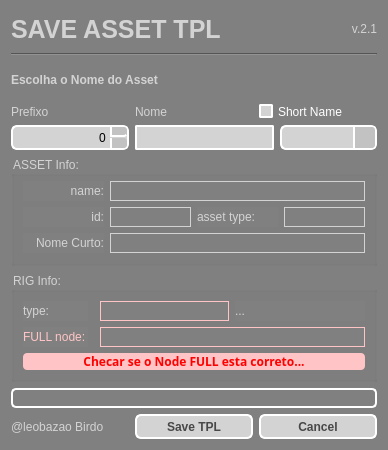
<?xml version="1.0" encoding="UTF-8"?>
<ui version="4.0">
 <class>Form</class>
 <widget class="QWidget" name="Form">
  <property name="geometry">
   <rect>
    <x>0</x>
    <y>0</y>
    <width>388</width>
    <height>450</height>
   </rect>
  </property>
  <property name="windowTitle">
   <string>Save Asset</string>
  </property>
  <property name="styleSheet">
   <string notr="true">QLabel {
	color: lightgray;
}

QWidget{
	background-color: gray;
}

QGroupBox {
	color: lightgray;
}

QSpinBox {
	color: black;
    border: 2px solid white;
	border-radius: 6px;
	background-color: lightgray;
}

QSpinBox::up-button {
    width: 15px;
	background-color: rgb(194, 194, 194);
    border-left: 2px solid white;
	border-bottom: 2px solid white;
    border-top-right-radius: 3px; /* same radius as the QSpinBox */
    border-bottom-right-radius: 3px;
}

QSpinBox::down-button {
    width: 15px;
	background-color: rgb(194, 194, 194);
    border-left: 2px solid white;
	border-up: 2px solid white;
    border-top-right-radius: 3px; /* same radius as the QSpinBox */
    border-bottom-right-radius: 3px;
}

QSpinBox:hover{
    border: 2px solid #05B8CC;
    color: gray;
}

QSpinBox::disabled {
	border-color: darkgray;
	color: gray;
}

QComboBox {
	color: black;
    border: 2px solid white;
    border-radius: 6px;
    padding: 1px 18px 1px 3px;
    min-width: 6em;
}

QComboBox:!editable, QComboBox::drop-down:editable {
     background: lightgray;
}

QComboBox:editable {
     background: lightgray;
}

QComboBox:on { /* shift the text when the popup opens */
    padding-top: 3px;
    padding-left: 4px;
}

QComboBox::drop-down {
    width: 20px;
	background-color: rgb(194, 194, 194);
    border-left-width: 2px;
    border-left-color: white;
    border-left-style: solid; /* just a single line */
    border-top-right-radius: 3px; /* same radius as the QComboBox */
    border-bottom-right-radius: 3px;
}

QComboBox:hover{
    border: 2px solid #05B8CC;
    color: gray;
}

QComboBox QAbstractItemView{
    border: 2px solid white;
	border-radius: 10px;
    color: gray;
	background-color: lightgray;
    selection-background-color: #05B8CC;
	selection-color: white;
	selection-item-border-radius: 2px;
	padding: 3px 3px ;
}

QComboBox::disabled {
	border-color: darkgray;
	color: gray;
}

QScrollBar:vertical {
	border-left-width: 2px solid white;
	border-radius: 5px;
	background-color: rgb(194, 194, 194);
}

QScrollBar::handle:vertical {
 	border: 2px solid white;
	width: 20px;
}

QScrollBar::add-page:vertical, QScrollBar::sub-page:vertical {
 	border: 2px solid white;
	background: rgb(194, 194, 194);
}
</string>
  </property>
  <layout class="QVBoxLayout" name="verticalLayout">
   <item>
    <layout class="QHBoxLayout" name="horizontalLayout_3">
     <item>
      <widget class="QLabel" name="label_7">
       <property name="font">
        <font>
         <pointsize>19</pointsize>
         <weight>75</weight>
         <bold>true</bold>
        </font>
       </property>
       <property name="text">
        <string>SAVE ASSET TPL</string>
       </property>
      </widget>
     </item>
     <item>
      <widget class="QLabel" name="label_11">
       <property name="text">
        <string>v.2.1</string>
       </property>
       <property name="alignment">
        <set>Qt::AlignRight|Qt::AlignTrailing|Qt::AlignVCenter</set>
       </property>
      </widget>
     </item>
    </layout>
   </item>
   <item>
    <widget class="Line" name="line_3">
     <property name="orientation">
      <enum>Qt::Horizontal</enum>
     </property>
    </widget>
   </item>
   <item>
    <widget class="QLabel" name="label_8">
     <property name="font">
      <font>
       <weight>75</weight>
       <bold>true</bold>
      </font>
     </property>
     <property name="styleSheet">
      <string notr="true">QLabel {
	color: lightgray;
}</string>
     </property>
     <property name="text">
      <string>Escolha o Nome do Asset</string>
     </property>
    </widget>
   </item>
   <item>
    <layout class="QGridLayout" name="gridLayout_3">
     <item row="0" column="0">
      <widget class="QLabel" name="label">
       <property name="minimumSize">
        <size>
         <width>0</width>
         <height>0</height>
        </size>
       </property>
       <property name="maximumSize">
        <size>
         <width>16777215</width>
         <height>30</height>
        </size>
       </property>
       <property name="font">
        <font>
         <weight>50</weight>
         <bold>false</bold>
        </font>
       </property>
       <property name="text">
        <string>Prefixo</string>
       </property>
      </widget>
     </item>
     <item row="0" column="1">
      <widget class="QLabel" name="label_3">
       <property name="minimumSize">
        <size>
         <width>0</width>
         <height>0</height>
        </size>
       </property>
       <property name="maximumSize">
        <size>
         <width>16777215</width>
         <height>30</height>
        </size>
       </property>
       <property name="font">
        <font>
         <weight>50</weight>
         <bold>false</bold>
        </font>
       </property>
       <property name="text">
        <string>Nome</string>
       </property>
      </widget>
     </item>
     <item row="0" column="2">
      <widget class="QCheckBox" name="checkShortName">
       <property name="enabled">
        <bool>true</bool>
       </property>
       <property name="styleSheet">
        <string notr="true">QCheckBox {
	color: white;
    spacing: 5px;
}

QCheckBox::indicator:unchecked {
    border: 2px solid white;
	border-radius: 2px;
	background-color: lightgray;
}

QCheckBox::indicator:checked {
    border: 2px solid lightgray;
	border-radius: 1px;
	background-color: rgb(68, 68, 68);
}


QCheckBox:disabled{
	color: lightgray;
}

QCheckBox::indicator:unchecked:disabled {
    border: 2px solid darkgray;
	background-color: darkgray;
}

</string>
       </property>
       <property name="text">
        <string>Short Name</string>
       </property>
      </widget>
     </item>
     <item row="1" column="0">
      <widget class="QSpinBox" name="assetIndex">
       <property name="enabled">
        <bool>true</bool>
       </property>
       <property name="minimumSize">
        <size>
         <width>0</width>
         <height>25</height>
        </size>
       </property>
       <property name="styleSheet">
        <string notr="true"/>
       </property>
       <property name="alignment">
        <set>Qt::AlignRight|Qt::AlignTrailing|Qt::AlignVCenter</set>
       </property>
       <property name="maximum">
        <number>999</number>
       </property>
      </widget>
     </item>
     <item row="1" column="1" colspan="2">
      <layout class="QHBoxLayout" name="horizontalLayout">
       <item>
        <widget class="QLineEdit" name="labelAssetName">
         <property name="minimumSize">
          <size>
           <width>0</width>
           <height>25</height>
          </size>
         </property>
         <property name="styleSheet">
          <string notr="true">QLineEdit {
	color: black;
    border: 2px solid white;
	border-radius: 2px;
	background: lightgray;
}</string>
         </property>
        </widget>
       </item>
       <item>
        <widget class="QComboBox" name="comboAssetName">
         <property name="sizePolicy">
          <sizepolicy hsizetype="Preferred" vsizetype="Preferred">
           <horstretch>0</horstretch>
           <verstretch>0</verstretch>
          </sizepolicy>
         </property>
         <property name="minimumSize">
          <size>
           <width>97</width>
           <height>25</height>
          </size>
         </property>
         <property name="maximumSize">
          <size>
           <width>1000</width>
           <height>1000</height>
          </size>
         </property>
         <property name="toolTip">
          <string>&lt;html&gt;&lt;head/&gt;&lt;body&gt;&lt;p&gt;Escolha um nome de asset existente na lista de assets do projeto&lt;/p&gt;&lt;/body&gt;&lt;/html&gt;</string>
         </property>
         <property name="styleSheet">
          <string notr="true"/>
         </property>
        </widget>
       </item>
      </layout>
     </item>
    </layout>
   </item>
   <item>
    <widget class="QGroupBox" name="groupAsset">
     <property name="toolTip">
      <string>&lt;html&gt;&lt;head/&gt;&lt;body&gt;&lt;p&gt;Info do Nome de asset escolhido retirada do site do projeto&lt;/p&gt;&lt;/body&gt;&lt;/html&gt;</string>
     </property>
     <property name="styleSheet">
      <string notr="true"/>
     </property>
     <property name="title">
      <string>ASSET Info:</string>
     </property>
     <layout class="QGridLayout" name="gridLayout" rowstretch="0,0,0" columnstretch="0,0,0,0" rowminimumheight="0,0,0">
      <property name="topMargin">
       <number>5</number>
      </property>
      <property name="bottomMargin">
       <number>10</number>
      </property>
      <item row="0" column="0">
       <widget class="QLabel" name="label_6">
        <property name="minimumSize">
         <size>
          <width>0</width>
          <height>0</height>
         </size>
        </property>
        <property name="maximumSize">
         <size>
          <width>16777215</width>
          <height>16777215</height>
         </size>
        </property>
        <property name="font">
         <font>
          <weight>50</weight>
          <bold>false</bold>
         </font>
        </property>
        <property name="text">
         <string>name:</string>
        </property>
        <property name="alignment">
         <set>Qt::AlignRight|Qt::AlignTrailing|Qt::AlignVCenter</set>
        </property>
       </widget>
      </item>
      <item row="1" column="3">
       <widget class="QLabel" name="labelType">
        <property name="minimumSize">
         <size>
          <width>0</width>
          <height>20</height>
         </size>
        </property>
        <property name="toolTip">
         <string>&lt;html&gt;&lt;head/&gt;&lt;body&gt;&lt;p&gt;Tipo de asset&lt;/p&gt;&lt;/body&gt;&lt;/html&gt;</string>
        </property>
        <property name="frameShape">
         <enum>QFrame::Panel</enum>
        </property>
        <property name="text">
         <string/>
        </property>
        <property name="alignment">
         <set>Qt::AlignRight|Qt::AlignTrailing|Qt::AlignVCenter</set>
        </property>
       </widget>
      </item>
      <item row="0" column="1" colspan="3">
       <widget class="QLabel" name="labelName">
        <property name="minimumSize">
         <size>
          <width>0</width>
          <height>20</height>
         </size>
        </property>
        <property name="toolTip">
         <string>&lt;html&gt;&lt;head/&gt;&lt;body&gt;&lt;p&gt;Nome final do tpl a ser salvo&lt;/p&gt;&lt;/body&gt;&lt;/html&gt;</string>
        </property>
        <property name="frameShape">
         <enum>QFrame::Panel</enum>
        </property>
        <property name="text">
         <string/>
        </property>
        <property name="alignment">
         <set>Qt::AlignRight|Qt::AlignTrailing|Qt::AlignVCenter</set>
        </property>
       </widget>
      </item>
      <item row="1" column="2">
       <widget class="QLabel" name="label_14">
        <property name="minimumSize">
         <size>
          <width>0</width>
          <height>0</height>
         </size>
        </property>
        <property name="maximumSize">
         <size>
          <width>16777215</width>
          <height>16777215</height>
         </size>
        </property>
        <property name="font">
         <font>
          <weight>50</weight>
          <bold>false</bold>
         </font>
        </property>
        <property name="text">
         <string>asset type:</string>
        </property>
       </widget>
      </item>
      <item row="1" column="1">
       <widget class="QLabel" name="labelID">
        <property name="minimumSize">
         <size>
          <width>0</width>
          <height>20</height>
         </size>
        </property>
        <property name="toolTip">
         <string>&lt;html&gt;&lt;head/&gt;&lt;body&gt;&lt;p&gt;Id do asset (se disponivel) no site do projeto&lt;/p&gt;&lt;/body&gt;&lt;/html&gt;</string>
        </property>
        <property name="frameShape">
         <enum>QFrame::Panel</enum>
        </property>
        <property name="text">
         <string/>
        </property>
        <property name="alignment">
         <set>Qt::AlignRight|Qt::AlignTrailing|Qt::AlignVCenter</set>
        </property>
       </widget>
      </item>
      <item row="1" column="0">
       <widget class="QLabel" name="label_13">
        <property name="minimumSize">
         <size>
          <width>0</width>
          <height>0</height>
         </size>
        </property>
        <property name="maximumSize">
         <size>
          <width>16777215</width>
          <height>30</height>
         </size>
        </property>
        <property name="font">
         <font>
          <weight>50</weight>
          <bold>false</bold>
         </font>
        </property>
        <property name="text">
         <string>id:</string>
        </property>
        <property name="alignment">
         <set>Qt::AlignRight|Qt::AlignTrailing|Qt::AlignVCenter</set>
        </property>
       </widget>
      </item>
      <item row="2" column="1" colspan="3">
       <widget class="QLabel" name="label_shortName">
        <property name="minimumSize">
         <size>
          <width>0</width>
          <height>20</height>
         </size>
        </property>
        <property name="toolTip">
         <string>&lt;html&gt;&lt;head/&gt;&lt;body&gt;&lt;p&gt;Tipo de asset&lt;/p&gt;&lt;/body&gt;&lt;/html&gt;</string>
        </property>
        <property name="frameShape">
         <enum>QFrame::Panel</enum>
        </property>
        <property name="text">
         <string/>
        </property>
        <property name="alignment">
         <set>Qt::AlignRight|Qt::AlignTrailing|Qt::AlignVCenter</set>
        </property>
       </widget>
      </item>
      <item row="2" column="0">
       <widget class="QLabel" name="label_10">
        <property name="minimumSize">
         <size>
          <width>0</width>
          <height>0</height>
         </size>
        </property>
        <property name="maximumSize">
         <size>
          <width>16777215</width>
          <height>16777215</height>
         </size>
        </property>
        <property name="font">
         <font>
          <weight>50</weight>
          <bold>false</bold>
         </font>
        </property>
        <property name="text">
         <string>Nome Curto:</string>
        </property>
        <property name="alignment">
         <set>Qt::AlignRight|Qt::AlignTrailing|Qt::AlignVCenter</set>
        </property>
       </widget>
      </item>
     </layout>
    </widget>
   </item>
   <item>
    <widget class="QGroupBox" name="groupRIG">
     <property name="enabled">
      <bool>true</bool>
     </property>
     <property name="title">
      <string>RIG Info:</string>
     </property>
     <layout class="QGridLayout" name="gridLayout_2" rowstretch="0,0,0" columnstretch="1,0,2,2">
      <item row="1" column="0">
       <widget class="QLabel" name="label_full">
        <property name="minimumSize">
         <size>
          <width>0</width>
          <height>0</height>
         </size>
        </property>
        <property name="maximumSize">
         <size>
          <width>16777215</width>
          <height>10000</height>
         </size>
        </property>
        <property name="font">
         <font>
          <weight>50</weight>
          <bold>false</bold>
         </font>
        </property>
        <property name="styleSheet">
         <string notr="true">QLabel {
	color: rgb(255, 196, 197);
}</string>
        </property>
        <property name="text">
         <string>FULL node:</string>
        </property>
       </widget>
      </item>
      <item row="0" column="0">
       <widget class="QLabel" name="label_4">
        <property name="minimumSize">
         <size>
          <width>0</width>
          <height>0</height>
         </size>
        </property>
        <property name="maximumSize">
         <size>
          <width>16777215</width>
          <height>10000</height>
         </size>
        </property>
        <property name="font">
         <font>
          <weight>50</weight>
          <bold>false</bold>
         </font>
        </property>
        <property name="text">
         <string>type:</string>
        </property>
       </widget>
      </item>
      <item row="2" column="0" colspan="4">
       <widget class="QLabel" name="label_warningFULL">
        <property name="font">
         <font>
          <family>Century Gothic</family>
          <weight>75</weight>
          <bold>true</bold>
          <underline>false</underline>
         </font>
        </property>
        <property name="styleSheet">
         <string notr="true">QLabel {
	color: red;
	border-radius: 4px;
	background-color: rgb(255, 196, 197);
}</string>
        </property>
        <property name="text">
         <string>Checar se o Node FULL esta correto...</string>
        </property>
        <property name="alignment">
         <set>Qt::AlignCenter</set>
        </property>
       </widget>
      </item>
      <item row="1" column="2" colspan="2">
       <widget class="QLabel" name="nodeFullPath">
        <property name="minimumSize">
         <size>
          <width>0</width>
          <height>20</height>
         </size>
        </property>
        <property name="toolTip">
         <string>&lt;html&gt;&lt;head/&gt;&lt;body&gt;&lt;p&gt;Id do asset (se disponivel) no site do projeto&lt;/p&gt;&lt;/body&gt;&lt;/html&gt;</string>
        </property>
        <property name="styleSheet">
         <string notr="true">QLabel {
	color: rgb(255, 196, 197);
}</string>
        </property>
        <property name="frameShape">
         <enum>QFrame::Panel</enum>
        </property>
        <property name="text">
         <string/>
        </property>
        <property name="alignment">
         <set>Qt::AlignRight|Qt::AlignTrailing|Qt::AlignVCenter</set>
        </property>
       </widget>
      </item>
      <item row="0" column="2">
       <widget class="QLabel" name="rig_type_label">
        <property name="minimumSize">
         <size>
          <width>0</width>
          <height>20</height>
         </size>
        </property>
        <property name="toolTip">
         <string>&lt;html&gt;&lt;head/&gt;&lt;body&gt;&lt;p&gt;Id do asset (se disponivel) no site do projeto&lt;/p&gt;&lt;/body&gt;&lt;/html&gt;</string>
        </property>
        <property name="styleSheet">
         <string notr="true">QLabel {
	color: rgb(255, 196, 197);
}</string>
        </property>
        <property name="frameShape">
         <enum>QFrame::Panel</enum>
        </property>
        <property name="text">
         <string/>
        </property>
        <property name="alignment">
         <set>Qt::AlignRight|Qt::AlignTrailing|Qt::AlignVCenter</set>
        </property>
       </widget>
      </item>
      <item row="0" column="3">
       <widget class="QLabel" name="rig_type_desc_label">
        <property name="text">
         <string>...</string>
        </property>
       </widget>
      </item>
     </layout>
    </widget>
   </item>
   <item>
    <widget class="QProgressBar" name="progressBar">
     <property name="maximumSize">
      <size>
       <width>16777215</width>
       <height>20</height>
      </size>
     </property>
     <property name="styleSheet">
      <string notr="true">QProgressBar {
	color: white;
 padding: 2 2px;
 border: 2px solid white;
    border-radius: 5px;
}

QProgressBar::chunk {
 background-color: #05B8CC;
 width: 20px;
}</string>
     </property>
     <property name="value">
      <number>0</number>
     </property>
     <property name="alignment">
      <set>Qt::AlignCenter</set>
     </property>
     <property name="textVisible">
      <bool>true</bool>
     </property>
     <property name="orientation">
      <enum>Qt::Horizontal</enum>
     </property>
     <property name="invertedAppearance">
      <bool>false</bool>
     </property>
     <property name="textDirection">
      <enum>QProgressBar::TopToBottom</enum>
     </property>
     <property name="format">
      <string/>
     </property>
    </widget>
   </item>
   <item>
    <layout class="QHBoxLayout" name="horizontalLayout_2">
     <item>
      <widget class="QLabel" name="label_2">
       <property name="text">
        <string>@leobazao Birdo</string>
       </property>
      </widget>
     </item>
     <item>
      <widget class="QPushButton" name="saveButton">
       <property name="enabled">
        <bool>true</bool>
       </property>
       <property name="sizePolicy">
        <sizepolicy hsizetype="Minimum" vsizetype="MinimumExpanding">
         <horstretch>0</horstretch>
         <verstretch>0</verstretch>
        </sizepolicy>
       </property>
       <property name="minimumSize">
        <size>
         <width>84</width>
         <height>25</height>
        </size>
       </property>
       <property name="maximumSize">
        <size>
         <width>1000</width>
         <height>25</height>
        </size>
       </property>
       <property name="font">
        <font>
         <pointsize>9</pointsize>
         <weight>75</weight>
         <bold>true</bold>
        </font>
       </property>
       <property name="styleSheet">
        <string notr="true">QPushButton {
	color: rgb(72, 72, 72);
    border: 2px solid white;
    border-radius: 6px;
	background-color: lightgray;
    min-width: 80px;
}

QPushButton:pressed {
	color: white;
	border-color: white;
    background-color: #05B8CC;
}

QPushButton:flat {
    border: none; /* no border for a flat push button */
}

QPushButton:default {
    border-color: navy; /* make the default button prominent */
}

QPushButton:hover{
    border: 2px solid #05B8CC;
    color: black;
}

QPushButton::disabled {
	border-color: darkgray;
	color: gray;
}</string>
       </property>
       <property name="text">
        <string>Save TPL</string>
       </property>
      </widget>
     </item>
     <item>
      <widget class="QPushButton" name="cancelButton">
       <property name="sizePolicy">
        <sizepolicy hsizetype="Preferred" vsizetype="Preferred">
         <horstretch>0</horstretch>
         <verstretch>0</verstretch>
        </sizepolicy>
       </property>
       <property name="minimumSize">
        <size>
         <width>84</width>
         <height>0</height>
        </size>
       </property>
       <property name="maximumSize">
        <size>
         <width>1000</width>
         <height>25</height>
        </size>
       </property>
       <property name="font">
        <font>
         <weight>75</weight>
         <bold>true</bold>
        </font>
       </property>
       <property name="styleSheet">
        <string notr="true">QPushButton {
	color: rgb(72, 72, 72);
    border: 2px solid white;
    border-radius: 6px;
	background-color: lightgray;
    min-width: 80px;
}

QPushButton:pressed {
	color: red;
    background-color: rgb(255, 196, 197);
}

QPushButton:flat {
    border: none; /* no border for a flat push button */
}

QPushButton:default {
    border-color: navy; /* make the default button prominent */
}

QPushButton:hover{
    border: 2px solid #05B8CC;
    color: black;
}</string>
       </property>
       <property name="text">
        <string>Cancel</string>
       </property>
      </widget>
     </item>
    </layout>
   </item>
  </layout>
 </widget>
 <resources>
  <include location="resources.qrc"/>
 </resources>
 <connections/>
</ui>
